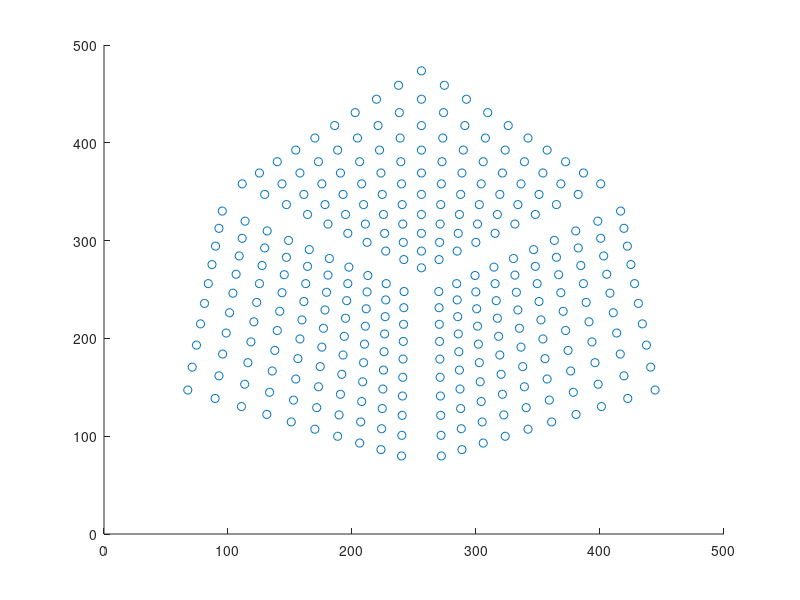

Here is the MATLAB script that generated this plot: (Note: this script raises an error after producing the figure.)
clear all;
close all;
clc;

PTS1 = load('pts2D_1.txt'); % 300 x 2 matrix
PTS2 = load('pts2D_2.txt'); % 300 x 2 matrix

tmp = ones(length(PTS1),1);

Homogenous_PTS1 = [PTS1, tmp];
Homogenous_PTS2 = [PTS2, tmp]; % 300 x 3 matrix (z axis = 1 for each)
 
matches = [PTS1, PTS2]; % 300 x 4 matrix. Firs two row for x-y values of first image, second two row for x-y values of second image
 
%% Create unnormalized Fundamental Matrix

A=ones(size(matches,1),9);

A(:,1)=matches(:,1).*matches(:,3);
A(:,2)=matches(:,1).*matches(:,4);
A(:,3)=matches(:,1);
A(:,4)=matches(:,2).*matches(:,3);
A(:,5)=matches(:,2).*matches(:,4);
A(:,6)=matches(:,2);
A(:,7)=matches(:,3);
A(:,8)=matches(:,4);

%first SVD
[~,S,V]=svd(A);
%find min singular value
[~,I]=min(diag(S));
f=V(:,I);

disp("unnormalized fundamental matrix")
F_matrix = reshape(f,3,3)'

 %% Enforcing rank 2 constraint 
 
[U1,S1,V1]=svd(F_matrix);
 
S1

[~,I1]=min(diag(S1))
 
S1(I1,I1)=0; % but its already 0 so actually nothing changes. so this constraint is already satisfied in our case
 
disp("unnormalized but rank 2 constraint applied fundamental matrix")
F_matrix = U1*S1*V1'
 
 
 %% Calculating and Drawing Epipolar Lines with Fundamental Matrix
 
 Epipolar_Lines1 = ones([length(PTS1),3]);
 Epipolar_Lines2 = ones([length(PTS2),3]);
 
 x1 = ones([length(PTS1),1]);
 x2 = ones([length(PTS1),512]);
  
 for i=1:length(PTS1)
     Epipolar_Lines1(i,:) = F_matrix * Homogenous_PTS2(i,:)';
     Epipolar_Lines2(i,:) = F_matrix' * Homogenous_PTS1(i,:)';
 end
 
 figure
 title("epipolar lines of 1. image with unnormalized fundamental matrix")
 % Compute the intersection points of the lines and the image border.
 scatter(PTS1(:,1), PTS1(:,2));
 hold on
 pts = lineToBorderPoints(Epipolar_Lines1, [512,512]);
 % Show the epipolar lines in the first image
 line(pts(:, [1,3])', pts(:, [2,4])');
 
 figure
 title("epipolar lines of 2. image with unnormalized fundamental matrix")
 scatter(PTS2(:,1), PTS2(:,2));
 hold on
 pts = lineToBorderPoints(Epipolar_Lines2, [512,512]);
 line(pts(:, [1,3])', pts(:, [2,4])');
 
 % compute and draw just for 1 point. To see what is going on in fact
 figure
 title("First epipolar line of 1. image with unnormalized fundamental matrix")
 scatter(PTS1(1,1), PTS1(1,2));
 hold on
 pts = lineToBorderPoints(Epipolar_Lines1, [512,512]);
 line(pts(1, [1,3])', pts(1, [2,4])');
 hold off
 
 figure
 title("First epipolar line of 2. image with unnormalized fundamental matrix")
 scatter(PTS2(1,1), PTS2(1,2));
 hold on
 pts = lineToBorderPoints(Epipolar_Lines2, [512,512]);
 line(pts(1, [1,3])', pts(1, [2,4])');
 hold on


error1 = zeros(length(PTS1),1);
error2 = zeros(length(PTS1),1);
 
% computing average error
for i=1:length(PTS1)
    error1(i,:) = Homogenous_PTS1(i,:) * Epipolar_Lines1(i,:)';
    error2(i,:) = Homogenous_PTS2(i,:) * Epipolar_Lines2(i,:)';
end

average_error = (sum(error1,'all') + sum(error2,'all')) / 2 

 %% Intersections of epipolar lines (epipoles)

epipole1 = null(F_matrix')
epipole2 = null(F_matrix)



%%  Extraction the camera projection matrices from the Fundamental matrix

epipole2_skew_symmetric = [0 -epipole2(3) epipole2(2)
                           epipole2(3) 0  -epipole2(1) 
                          -epipole2(2) epipole2(1)  0];


P2 = [epipole2_skew_symmetric*F_matrix, epipole2]
P1 = [eye(3), [0;0;0]]
